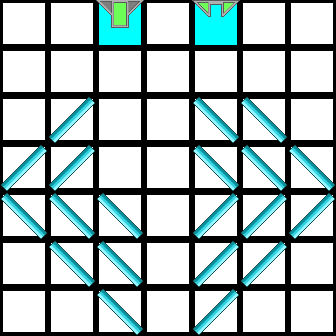

This game map was drawn from its Tiled (.tmx) file and the tilesets committed beside it. A one-line description and the full map source follow:
An orthogonal 7x7 tile map with 48x48 px tiles, 2 tile layers (Colors, Tiles).

<map version="1.0" orientation="orthogonal" renderorder="right-down" width="7" height="7" tilewidth="48" tileheight="48" nextobjectid="1">
 <properties>
  <property name="AvailableTiles" value="1, 2, 1, 2, 1, 2" />
 </properties>
 <tileset firstgid="1" source="tiles.tsx" />
 <layer name="Colors" width="7" height="7">
  <data encoding="csv">
47,47,46,47,46,47,47,
47,47,47,47,47,47,47,
47,47,47,47,47,47,47,
47,47,47,47,47,47,47,
47,47,47,47,47,47,47,
47,47,47,47,47,47,47,
47,47,47,47,47,47,47
</data>
 </layer>
 <layer name="Tiles" width="7" height="7">
  <data encoding="csv">
1,1,7,1,11,1,1,
1,1,1,1,1,1,1,
1,2,1,1,3,3,1,
2,2,1,1,3,3,3,
3,3,3,1,2,2,2,
1,3,3,1,2,2,1,
1,1,3,1,2,1,1
</data>
 </layer>
</map>
